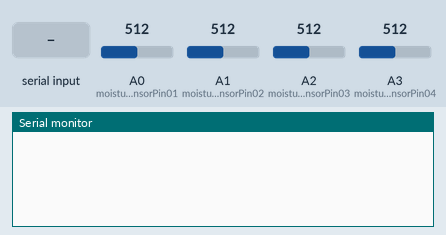
This sketch was run on a simulated Arduino Uno, built with avr-gcc and run on an emulated ATmega328P. On the bench: the last lines printed to the serial monitor. The inputs (shaded band) are chosen by the test bench; at power-on: A0 (moisture_SensorPin01) = 512, A1 (moisture_SensorPin02) = 512, A2 (moisture_SensorPin03) = 512, A3 (moisture_SensorPin04) = 512.

Above: at 1.2 s.
1.3 s: "1" received over Serial
At 1.9 s:
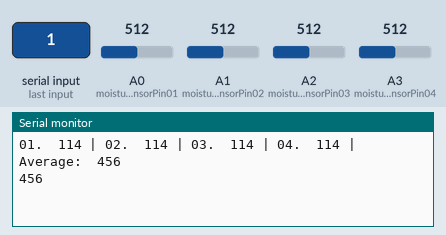
3.0 s: A0 (moisture_SensorPin01) set to 716
At 4.3 s:
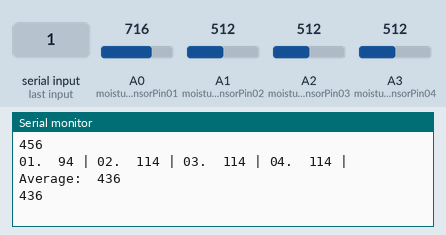
4.5 s: A1 (moisture_SensorPin02) set to 716
At 5.8 s:
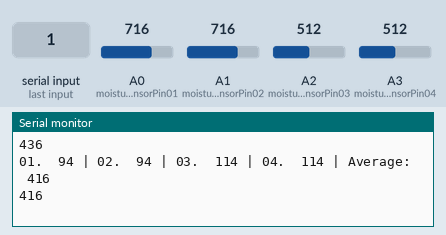
6.0 s: A2 (moisture_SensorPin03) set to 716
At 7.0 s:
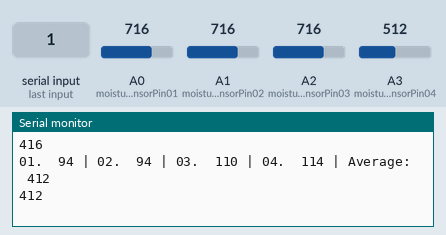
7.5 s: A3 (moisture_SensorPin04) set to 716
At 8.8 s:
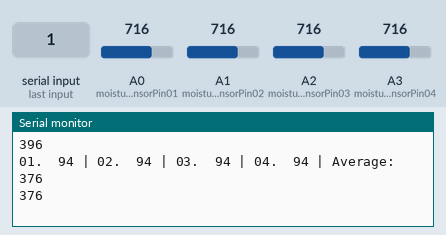
9.0 s: A0 (moisture_SensorPin01) set to 992
At 9.9 s:
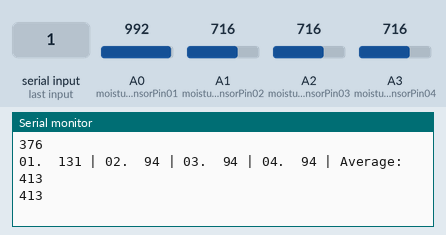
Timing chart, 0 to 11.5 s (numbered marks = the images above; inputs shaded):
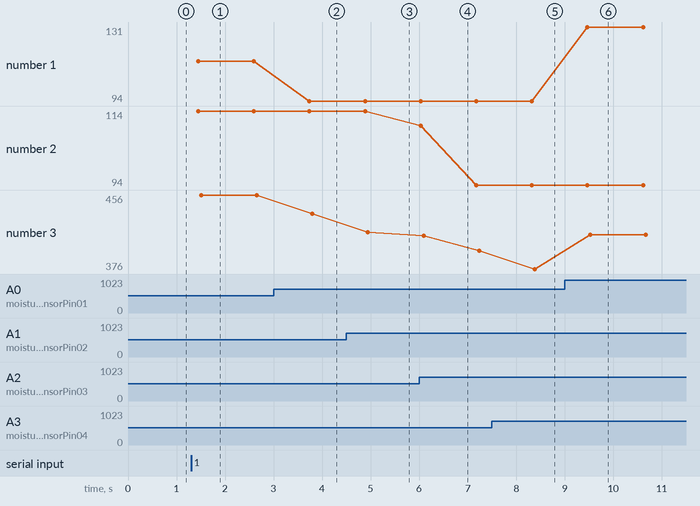

Measured:
- after the input at 1.3 s, the serial monitor: prints a new line after 0.15 s (image 1)
- after the input at 3.0 s, the serial monitor: prints a new line after 0.74 s (image 2)
- after the input at 4.5 s, the serial monitor: prints a new line after 0.39 s (image 3)
- after the input at 6.0 s, the serial monitor: prints a new line at once (image 4)
- after the input at 7.5 s, the serial monitor: prints a new line after 0.82 s (image 5)
- after the input at 9.0 s, the serial monitor: prints a new line after 0.47 s (image 6)
- plotted number 1: 114 → 94 after the input at 3.0 s, 94 → 131 after the input at 9.0 s
- plotted number 3: 456 → 436 after the input at 3.0 s, 436 → 416 after the input at 4.5 s, 416 → 396 after the input at 6.0 s, 396 → 376 after the input at 7.5 s, 376 → 413 after the input at 9.0 s

The sketch:

rainintensity.ino
```cpp
//moisture_Sensor pins
#define moisture_SensorPin01 A0
#define moisture_SensorPin02 A1
#define moisture_SensorPin03 A2
#define moisture_SensorPin04 A3

//variables for the each sensor, mapping and averaging
int moistureSensor01 = 0, moistureSensor02 = 0, moistureSensor03 = 0, moistureSensor04 = 0;
int map_moistureSensor01 = 0, map_moistureSensor02 = 0, map_moistureSensor03 = 0, map_moistureSensor04 = 0;
int total_moistureSensorAverage = 0;

//setup pins as input on arduino boot
void setup() {
  pinMode(moisture_SensorPin01, INPUT);
  pinMode(moisture_SensorPin02, INPUT);
  pinMode(moisture_SensorPin03, INPUT);
  pinMode(moisture_SensorPin04, INPUT);

  Serial.begin(9600);
}

void loop() {
  //do nothing until crosstalk with python has not been initiated
  while (!Serial.available()) {}

  //proceed with recording, averaging and output data to serial
  while (Serial.available()) {
    for (int i = 0; i <= 100; i++) {
      moistureSensor01 = moistureSensor01 + analogRead(moisture_SensorPin01);
      moistureSensor02 = moistureSensor02 + analogRead(moisture_SensorPin02);
      moistureSensor03 = moistureSensor03 + analogRead(moisture_SensorPin03);
      moistureSensor04 = moistureSensor04 + analogRead(moisture_SensorPin04);

      delay(1);
    }

    moistureSensor01 = moistureSensor01 / 100;
    moistureSensor02 = moistureSensor02 / 100;
    moistureSensor03 = moistureSensor03 / 100;
    moistureSensor04 = moistureSensor04 / 100;

    map_moistureSensor01 = map(moistureSensor01,1023,10,0,100);
    map_moistureSensor02 = map(moistureSensor02,1023,10,0,100);
    map_moistureSensor03 = map(moistureSensor03,1023,10,0,100);
    map_moistureSensor04 = map(moistureSensor04,1023,10,0,100);

    total_moistureSensorAverage = map_moistureSensor01 + map_moistureSensor02 + map_moistureSensor03 + map_moistureSensor04;

    Serial.println("01.  " + String(map_moistureSensor01) + " | 02.  " + String(map_moistureSensor02) + " | 03.  " + String(map_moistureSensor03) + " | 04.  " + String(map_moistureSensor04)+ " | Average:  " + String(total_moistureSensorAverage));
    Serial.println(total_moistureSensorAverage);
    delay(1000);
  }
}
```
